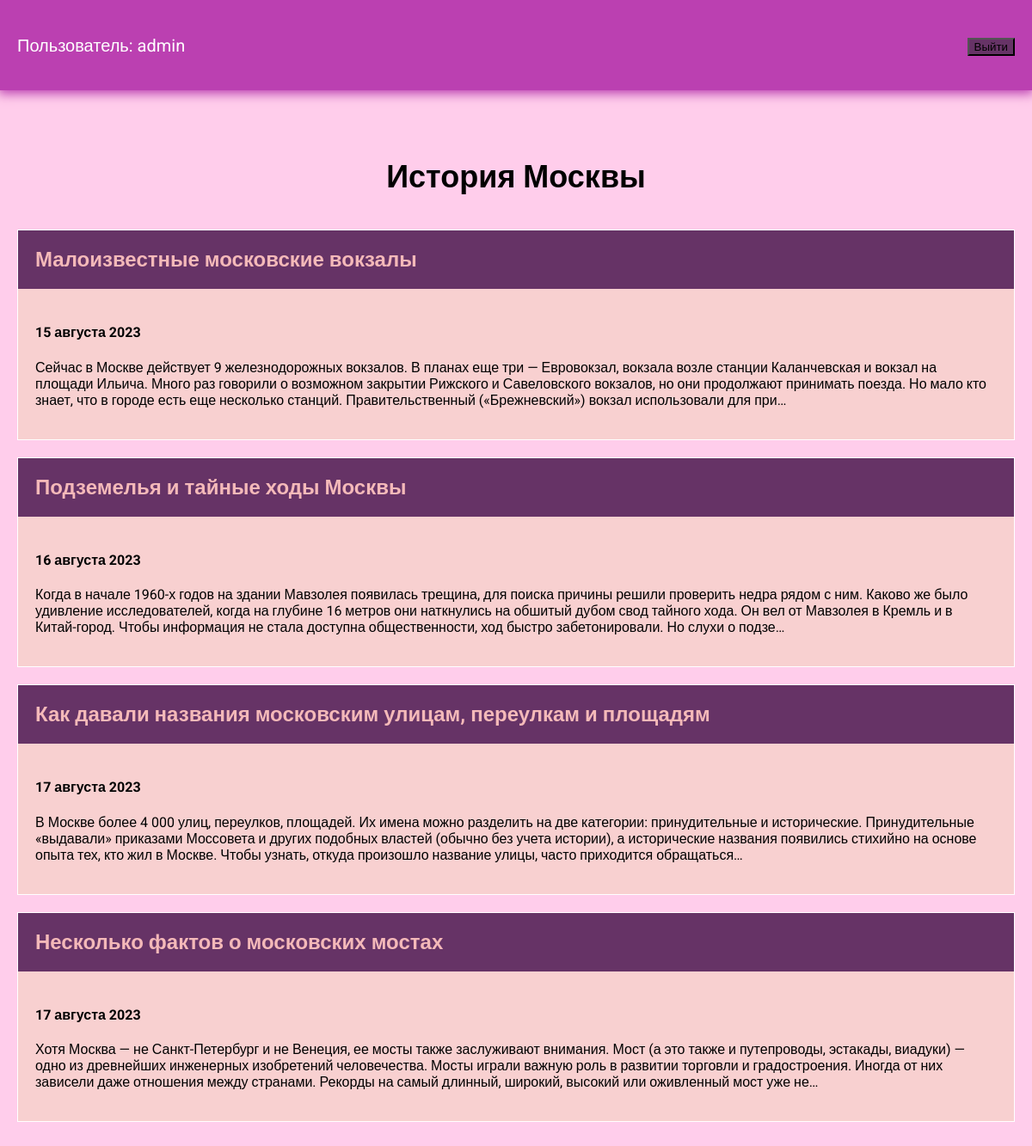
The app's page / (signed in) with its own data.
### story/models.py (models this page shows, shortened)
class Story(models.Model):
    title = models.CharField(max_length=200)
    description = models.TextField()
    date = models.DateField()

### story/views.py (the view)
# urls.py: path('', views.story, name='story'),
def story(request):
    story = Story.objects.order_by('date')
    return render(request, 'story/story.html', {'story': story})

### story/templates/story/story.html
{% extends 'story/base.html' %}
{% block content %}
<h1>История Москвы</h1>
{% for i in story %}
<div class="element">
    <h2 class="top">
        <a href="{% url 'story:detail' i.id %}">
            {{ i.title }}
        </a>
    </h2>
    <div class="story_text">
        <h4>{{ i.date | date:'j E Y' }}</h4>
        <p>{{ i.description | striptags | truncatechars:380 }}</p>
    </div>
</div>
{% endfor %}
{% endblock %}

### story/templates/story/base.html (shortened to what this page needs)
<!DOCTYPE html>
{% load static %}
<html lang="en">
<head>
    <link rel="stylesheet" href="{% static 'css/style.css' %}">
</head>
<body>
{% if user.is_authenticated %}
<div class="menu">
    <div class="wrap">
        <ul>
            <li><a href="">Пользователь: {{ user.username }}</a></li>
            <li>
                <form action="{% url 'logoutuser' %}" method="post">
                    <button class="top">Выйти</button>
                </form>
            </li>
        </ul>
    </div>
</div>
{% endif %}
    <div class="content">
        <div class="wrap">
            {% block content %}
            {% endblock %}
        </div>
    </div>
</body>
</html>

### story/static/css/style.css (style rules this page uses)
body { font-family: 'Roboto', sans-serif; padding: 0; margin: 0; background: #ffcdeb; }
.wrap { max-width: 1200px; margin: 0 auto; padding: 20px; box-sizing: border-box; }
.menu { background: #bb40b1; box-shadow: 0 2px 12px 2px #bb40b1; }
ul { list-style: none; padding: 0; }
.menu ul { display: flex; justify-content: space-between; align-items: center; font-size: 20px; }
a { text-decoration: none; }
.menu a { color: #FFF; }
.element { background-color: #f8d0d0; flex-basis: 360px; border: 1px solid #FFF; margin: 20px 0; }
.content h1 { text-align: center; margin: 60px 0 40px; font-size: 36px; }
.top { background: #663366; margin: 0; }
.top a { color: #f4b9b9; text-decoration: none; padding: 20px; display: block; }
.story_text { padding: 20px; box-sizing: border-box; }

### records on screen
Story: title "Малоизвестные московские вокзалы", date "15 августа 2023", description "Сейчас в Москве действует 9 железнодорожных вокзалов. В планах еще три — Евровокзал, вокзала возле станции Каланчевская и вокзал на площади Ильича. Много раз говорили о возможном закрытии Рижского и Савеловского вокзалов, но они продолжают принимать поезда. Но мало кто знает, что в городе есть еще несколько станций. Правительственный («Брежневский») вокзал использовали для при…"
Story: title "Подземелья и тайные ходы Москвы", date "16 августа 2023", description "Когда в начале 1960-х годов на здании Мавзолея появилась трещина, для поиска причины решили проверить недра рядом с ним. Каково же было удивление исследователей, когда на глубине 16 метров они наткнулись на обшитый дубом свод тайного хода. Он вел от Мавзолея в Кремль и в Китай-город. Чтобы информация не стала доступна общественности, ход быстро забетонировали. Но слухи о подзе…"
Story: title "Как давали названия московским улицам, переулкам и площадям", date "17 августа 2023", description "В Москве более 4 000 улиц, переулков, площадей. Их имена можно разделить на две категории: принудительные и исторические. Принудительные «выдавали» приказами Моссовета и других подобных властей (обычно без учета истории), а исторические названия появились стихийно на основе опыта тех, кто жил в Москве. Чтобы узнать, откуда произошло название улицы, часто приходится обращаться…"
Story: title "Несколько фактов о московских мостах", date "17 августа 2023", description "Хотя Москва — не Санкт-Петербург и не Венеция, ее мосты также заслуживают внимания. Мост (а это также и путепроводы, эстакады, виадуки) — одно из древнейших инженерных изобретений человечества. Мосты играли важную роль в развитии торговли и градостроения. Иногда от них зависели даже отношения между странами. Рекорды на самый длинный, широкий, высокий или оживленный мост уже не…"

### other values on screen
{{ user.username }} "admin"
